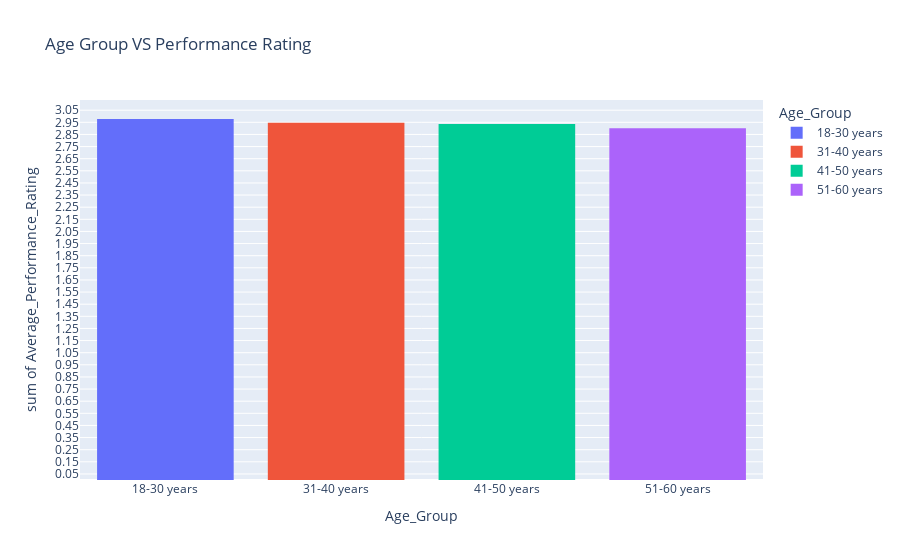

Source (notebook cell):
### Code cell
agegroup_df=sql('select Age_Group,PerformanceRating,sum(PerformanceRating),count(PerformanceRating),avg(PerformanceRating) as Average_Performance_Rating from df group by Age_Group')
px.histogram(agegroup_df,x='Age_Group',y='Average_Performance_Rating',color='Age_Group',title='Age Group VS Performance Rating').update_yaxes(tick0=0.75, dtick=0.1)

### Figure 1 — Plotly figure (JSON) as saved in the notebook; plotly's stock layout.template omitted (floating-point values rounded to 4 significant figures)
{"data": [{"alignmentgroup": "True", "bingroup": "x", "histfunc": "sum", "hovertemplate": "Age_Group=%{x}<br>sum of Average_Performance_Rating=%{y}<extra></extra>", "legendgroup": "18-30 years", "marker": {"color": "#636efa", "pattern": {"shape": ""}}, "name": "18-30 years", "offsetgroup": "18-30 years", "orientation": "v", "showlegend": true, "type": "histogram", "x": ["18-30 years"], "xaxis": "x", "y": [2.977], "yaxis": "y"}, {"alignmentgroup": "True", "bingroup": "x", "histfunc": "sum", "hovertemplate": "Age_Group=%{x}<br>sum of Average_Performance_Rating=%{y}<extra></extra>", "legendgroup": "31-40 years", "marker": {"color": "#EF553B", "pattern": {"shape": ""}}, "name": "31-40 years", "offsetgroup": "31-40 years", "orientation": "v", "showlegend": true, "type": "histogram", "x": ["31-40 years"], "xaxis": "x", "y": [2.947], "yaxis": "y"}, {"alignmentgroup": "True", "bingroup": "x", "histfunc": "sum", "hovertemplate": "Age_Group=%{x}<br>sum of Average_Performance_Rating=%{y}<extra></extra>", "legendgroup": "41-50 years", "marker": {"color": "#00cc96", "pattern": {"shape": ""}}, "name": "41-50 years", "offsetgroup": "41-50 years", "orientation": "v", "showlegend": true, "type": "histogram", "x": ["41-50 years"], "xaxis": "x", "y": [2.937], "yaxis": "y"}, {"alignmentgroup": "True", "bingroup": "x", "histfunc": "sum", "hovertemplate": "Age_Group=%{x}<br>sum of Average_Performance_Rating=%{y}<extra></extra>", "legendgroup": "51-60 years", "marker": {"color": "#ab63fa", "pattern": {"shape": ""}}, "name": "51-60 years", "offsetgroup": "51-60 years", "orientation": "v", "showlegend": true, "type": "histogram", "x": ["51-60 years"], "xaxis": "x", "y": [2.902], "yaxis": "y"}], "layout": {"barmode": "relative", "legend": {"title": {"text": "Age_Group"}, "tracegroupgap": 0}, "title": {"text": "Age Group VS Performance Rating"}, "xaxis": {"anchor": "y", "categoryarray": ["18-30 years", "31-40 years", "41-50 years", "51-60 years"], "categoryorder": "array", "domain": [0, 1], "title": {"text": "Age_Group"}}, "yaxis": {"anchor": "x", "domain": [0, 1], "dtick": 0.1, "tick0": 0.75, "title": {"text": "sum of Average_Performance_Rating"}}}}
